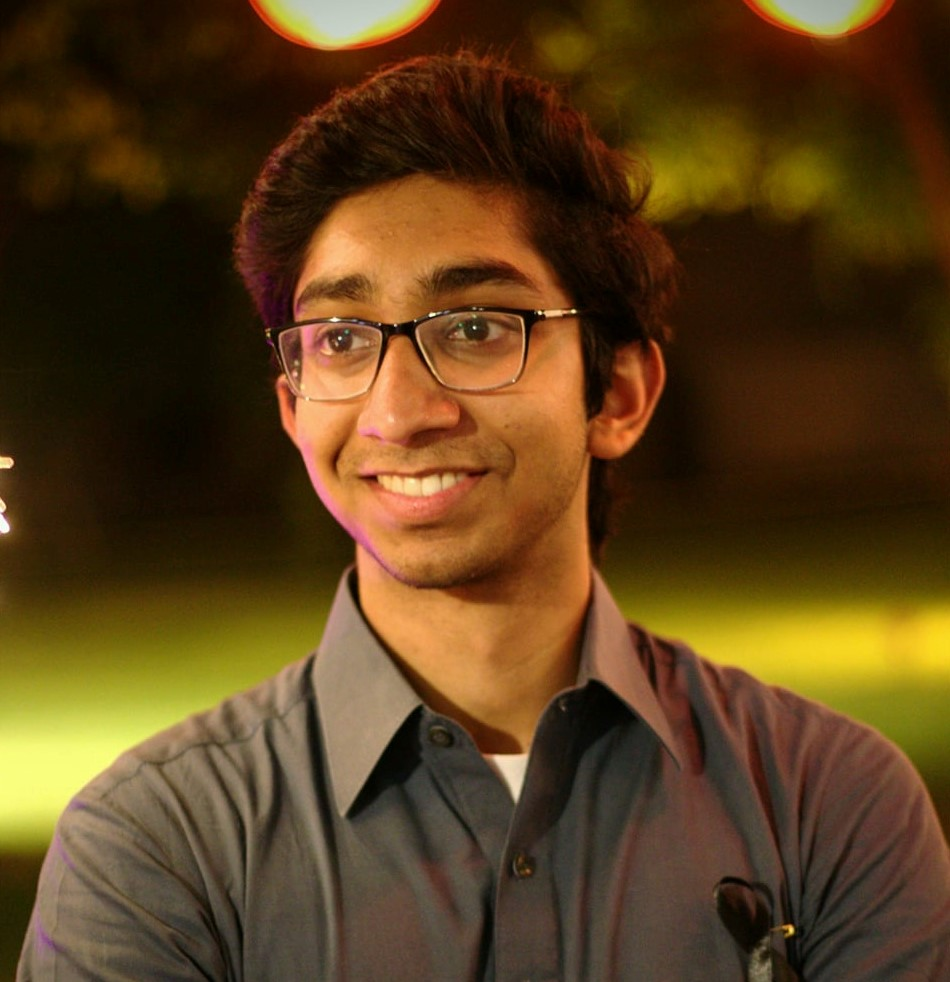
#> input picture PA3 - Cartoonifier/Part 1/mustafaAsif.jpg, 950 x 982 px
$ jupyter execute PART1.ipynb   (shell and % lines are left out)
#> lines starting #> are read from the running program, lines starting #| are printed output that depends on the picture; after the words box and inside, x2 and y2 are one past the last pixel; in counts of white or black regions, pixels touching at a corner belong together
## Computer Vision(CS 436, CS5310, EE513) Programming Assignment#3 Part#1

### Currently there are lots of professional cartoonizer applications available in the market but most of the them are not freeware, you don't need powerful rendering software or even years of experience to develop such an application(as you will see in this assignment) All you need is essentially a bilateral filter and some edge detection. You are allowed to use opencv for this assigment

## Step#1
### In this step we will be applying a bilateral filter on our input image. A bilateral filter is used for smoothening images and reducing noise, while preserving edges, because a bilateral filter smooths flat regions while keeping edges sharp, it is ideally suited to convert an RGB image into a cartoon. Unfortunately, bilateral filters are orders of magnitudes slower than other smoothing operators (e.g., Gaussian blur). Thus, if speed is important, it might be a good idea to operate on a down-scaled version of the original image first and then upscale it afterwards.

[cell 1]
#required imports
import matplotlib
from mpl_toolkits import mplot3d
from matplotlib import pyplot as plt
from matplotlib import cm
from matplotlib import image as mpimg
from matplotlib.pyplot import figure
import numpy as np

import cv2

[cell 2]
img = np.array(mpimg.imread('mustafaAsif.jpg')) #replace this with your path of image
#> img is the input picture: shape (982, 950, 3); mean R, G, B 89.9, 63.1, 28.1
img.setflags(write=1)
img_copy = img

[cell 3]
#TO DO
#step 1
#Use bilateral filter for edge-aware smoothing.
num_down =  3
num_bilateral = 10

# downsample image using Gaussian pyramid(see opencv 'pyrDown()' function)
for num in range(num_down):
    img_copy = cv2.pyrDown(img_copy)
#> this loop made 3 passes
#> pass 3, `img_copy = cv2.pyrDown(img_copy)`:
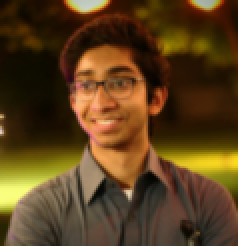
#> img_copy: shape (123, 119, 3) (shown 2 times larger); mean R, G, B 90, 63.2, 28.2

# repeatedly apply small bilateral filter instead of applying one large filter
for num in range(num_bilateral):
    img_copy = cv2.bilateralFilter(img_copy, 9, 10, 8)

# upsample image to original size (see opencv 'pyrUp()' function)
for num in range(num_down):
    img_copy = cv2.pyrUp(img_copy)
#> this loop made 3 passes
#> pass 1, `img_copy = cv2.pyrUp(img_copy)`:
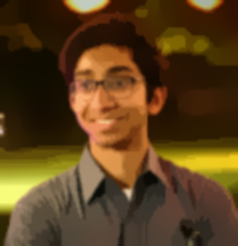
#> img_copy: shape (246, 238, 3); mean R, G, B 89.6, 63.1, 28.2

plt.axis('off') # allows us to turn off axis, comment this out to show axis
plt.imshow(img_copy)
plt.show()

## Step#2
### In this step we will blur the original image. This is considered as a pre-processing step before we move on towards the edge detection step. We will apply a median filter on the image, which replaces each pixel value with the median value of all the pixels in a small neighborhood.

[cell 4]
#TO DO
#step 2
# convert to grayscale and apply median blur
blackAndWhite = cv2.cvtColor(img, cv2.COLOR_RGB2GRAY)
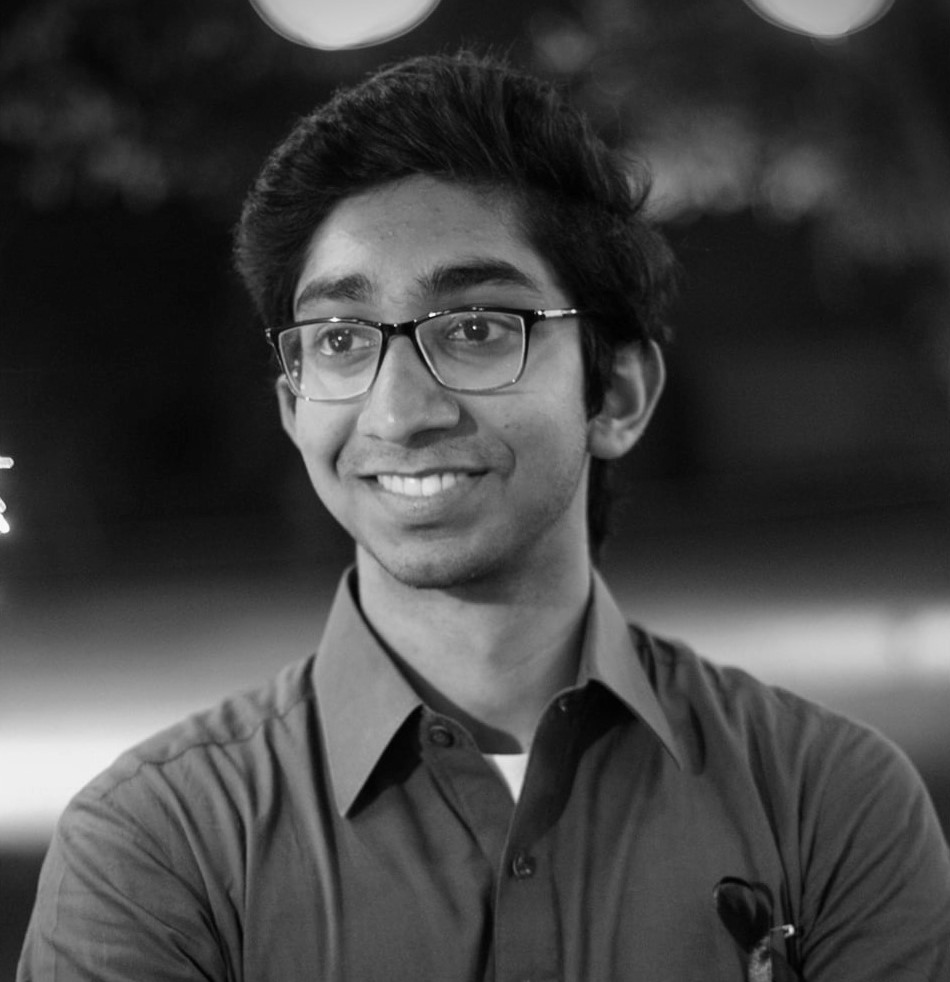
#> blackAndWhite: shape (982, 950); min 0, max 253, mean 67.1
blurred_img = cv2.medianBlur(blackAndWhite, 7)
plt.axis('off') # allows us to turn off axis, comment this out to show axis
plt.imshow(blurred_img)
plt.show()

## Step#3

### In this step we will create an edge mask from the output produced in step#2 using adaptive thresholding

[cell 5]
#TO DO
#step 3
# detect and enhance edges(see opencv 'adaptiveThreshold()' function)
edge_of_img = cv2.adaptiveThreshold(blurred_img,255,cv2.ADAPTIVE_THRESH_MEAN_C, cv2.THRESH_BINARY,9,2)
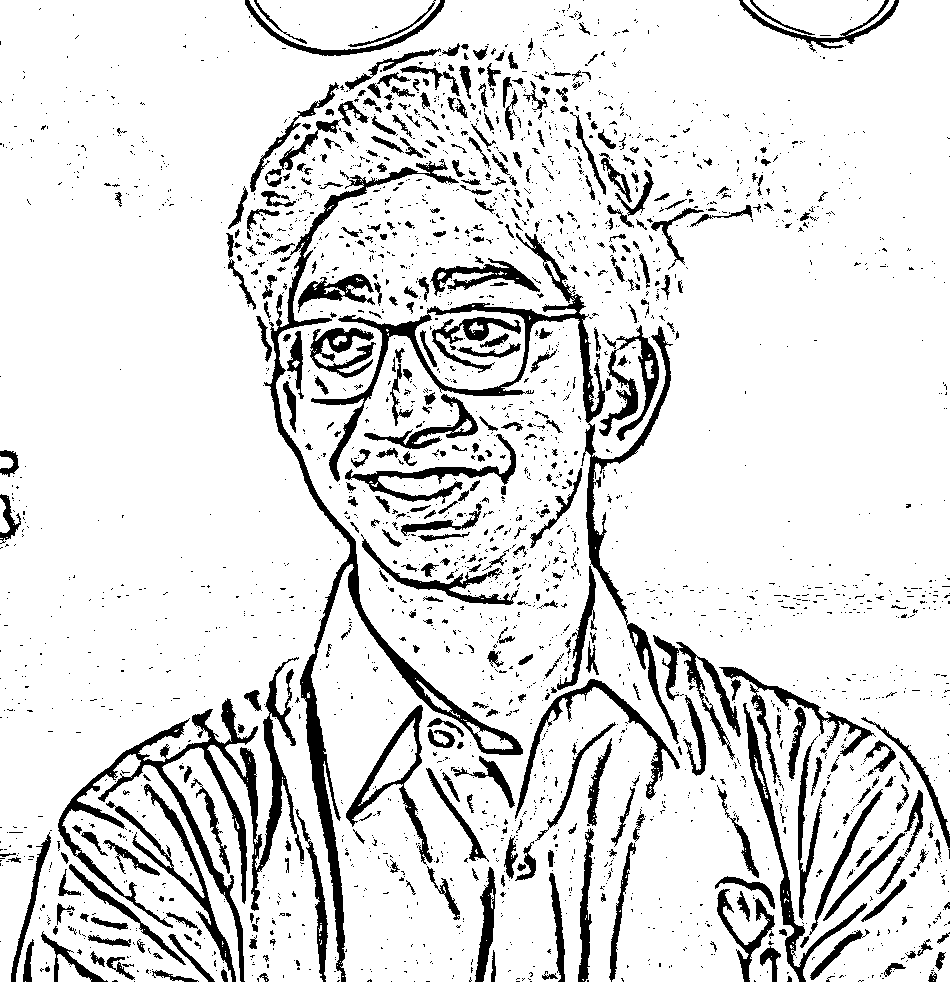
#> edge_of_img: shape (982, 950); 87.4% white; 2720 black regions (2280 under 20 px), largest, box (x1, y1, x2, y2) and area: (264, 159, 523, 982) 10780, (58, 657, 304, 982) 10339, (311, 233, 679, 744) 9780
plt.axis('off') # allows us to turn off axis, comment this out to show axis
plt.imshow(edge_of_img)
plt.show()

## Final Step
### In this step we will combine the output produced in step#1 and step#3 using a bitwise and operator to produce our final output.(Note: You need to convert output from step#3 to color first)

[cell 6]
#TO DO
#Final Step
# convert back to color, bit-AND with color image
edge_of_img = cv2.cvtColor(edge_of_img, cv2.COLOR_GRAY2RGB)
plt.axis('off') # allows us to turn off axis, comment this out to show axis
plt.imshow(edge_of_img)
plt.show()

[cell 7]
final =  cv2.bitwise_and(img,edge_of_img)
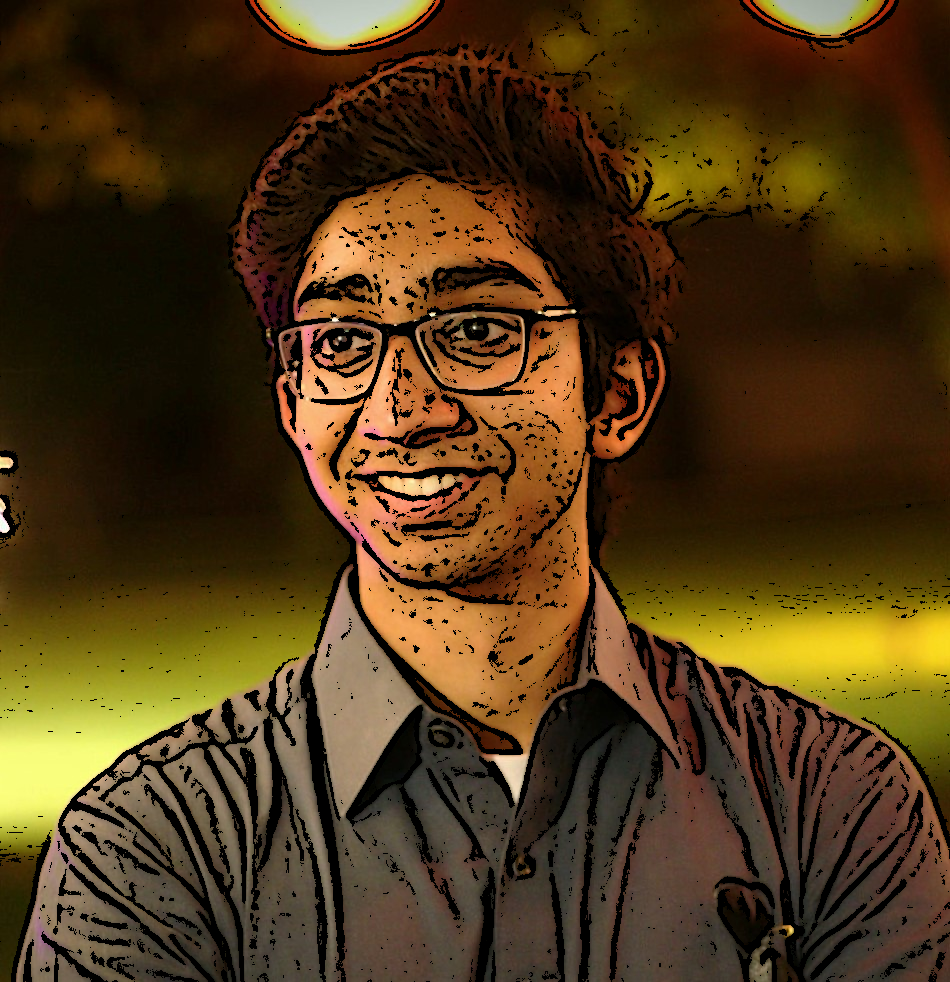
#> final: shape (982, 950, 3); mean R, G, B 79.2, 56.5, 24.6
plt.axis('off') # allows us to turn off axis, comment this out to show axis
plt.imshow(final)
plt.show()
